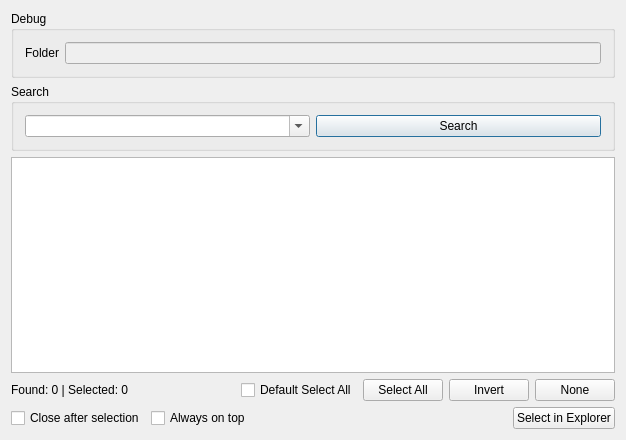
<?xml version="1.0" encoding="UTF-8"?>
<ui version="4.0">
 <class>QExplorerFinderClass</class>
 <widget class="QWidget" name="QExplorerFinderClass">
  <property name="geometry">
   <rect>
    <x>0</x>
    <y>0</y>
    <width>626</width>
    <height>440</height>
   </rect>
  </property>
  <property name="windowTitle">
   <string>Explorer Selector</string>
  </property>
  <layout class="QVBoxLayout" name="verticalLayout">
   <item>
    <widget class="QGroupBox" name="grpFolder">
     <property name="title">
      <string>Debug</string>
     </property>
     <layout class="QHBoxLayout" name="horizontalLayout_4">
      <item>
       <widget class="QLabel" name="label">
        <property name="text">
         <string>Folder</string>
        </property>
       </widget>
      </item>
      <item>
       <widget class="QLineEdit" name="lineEditFolder">
        <property name="enabled">
         <bool>false</bool>
        </property>
       </widget>
      </item>
     </layout>
    </widget>
   </item>
   <item>
    <layout class="QHBoxLayout" name="horizontalLayout">
     <item>
      <widget class="QGroupBox" name="grpSearch">
       <property name="title">
        <string>Search</string>
       </property>
       <layout class="QHBoxLayout" name="horizontalLayout_3">
        <item>
         <widget class="QComboBox" name="lineEditSearch">
          <property name="editable">
           <bool>true</bool>
          </property>
         </widget>
        </item>
        <item>
         <widget class="QPushButton" name="btnSearch">
          <property name="text">
           <string>Search</string>
          </property>
          <property name="default">
           <bool>true</bool>
          </property>
         </widget>
        </item>
       </layout>
      </widget>
     </item>
    </layout>
   </item>
   <item>
    <layout class="QHBoxLayout" name="horizontalLayout_2">
     <item>
      <widget class="QListWidget" name="listResults"/>
     </item>
    </layout>
   </item>
   <item>
    <layout class="QHBoxLayout" name="layoutSelectionControls">
     <item>
      <widget class="QLabel" name="lblStatus">
       <property name="text">
        <string>Found: 0 | Selected: 0</string>
       </property>
      </widget>
     </item>
     <item>
      <spacer name="horizontalSpacer">
       <property name="orientation">
        <enum>Qt::Orientation::Horizontal</enum>
       </property>
       <property name="sizeHint" stdset="0">
        <size>
         <width>40</width>
         <height>20</height>
        </size>
       </property>
      </spacer>
     </item>
     <item>
      <widget class="QCheckBox" name="chkDefaultSelectAll">
       <property name="text">
        <string>Default Select All</string>
       </property>
      </widget>
     </item>
     <item>
      <widget class="QPushButton" name="btnListSelectAll">
       <property name="text">
        <string>Select All</string>
       </property>
      </widget>
     </item>
     <item>
      <widget class="QPushButton" name="btnListInvert">
       <property name="text">
        <string>Invert</string>
       </property>
      </widget>
     </item>
     <item>
      <widget class="QPushButton" name="btnListNone">
       <property name="text">
        <string>None</string>
       </property>
      </widget>
     </item>
    </layout>
   </item>
   <item>
    <layout class="QHBoxLayout" name="layoutActions">
     <item>
      <widget class="QCheckBox" name="chkCloseAfterSelect">
       <property name="text">
        <string>Close after selection</string>
       </property>
      </widget>
     </item>
     <item>
      <widget class="QCheckBox" name="chkAlwaysOnTop">
       <property name="text">
        <string>Always on top</string>
       </property>
      </widget>
     </item>
     <item>
      <spacer name="horizontalSpacer_2">
       <property name="orientation">
        <enum>Qt::Orientation::Horizontal</enum>
       </property>
       <property name="sizeHint" stdset="0">
        <size>
         <width>40</width>
         <height>20</height>
        </size>
       </property>
      </spacer>
     </item>
     <item>
      <widget class="QPushButton" name="btnSelectAll">
       <property name="text">
        <string>Select in Explorer</string>
       </property>
      </widget>
     </item>
    </layout>
   </item>
  </layout>
 </widget>
 <layoutdefault spacing="6" margin="11"/>
 <resources>
  <include location="QExplorerFinder.qrc"/>
 </resources>
 <connections/>
</ui>
